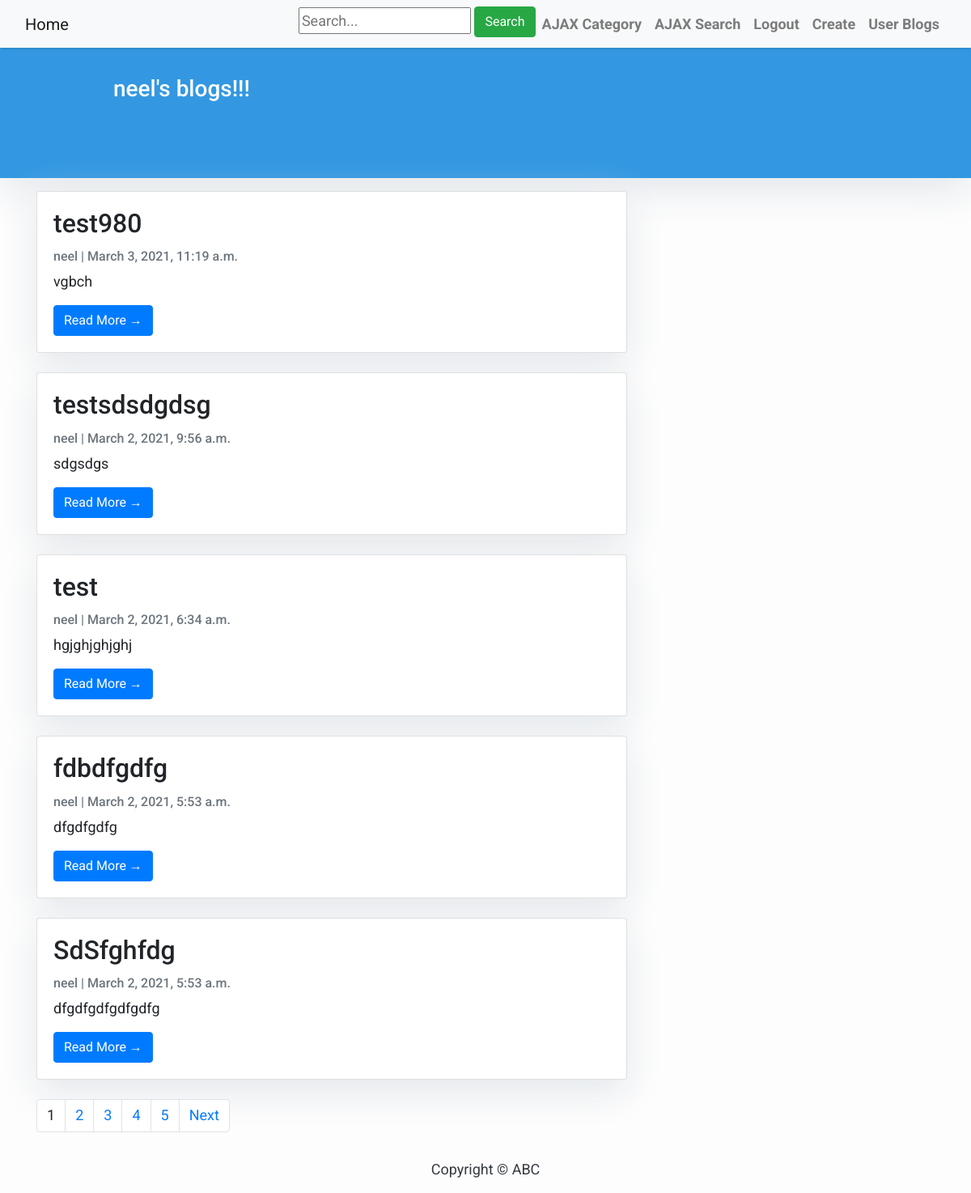
/user_list/ (signed in), run on an earlier commit of the app's database.
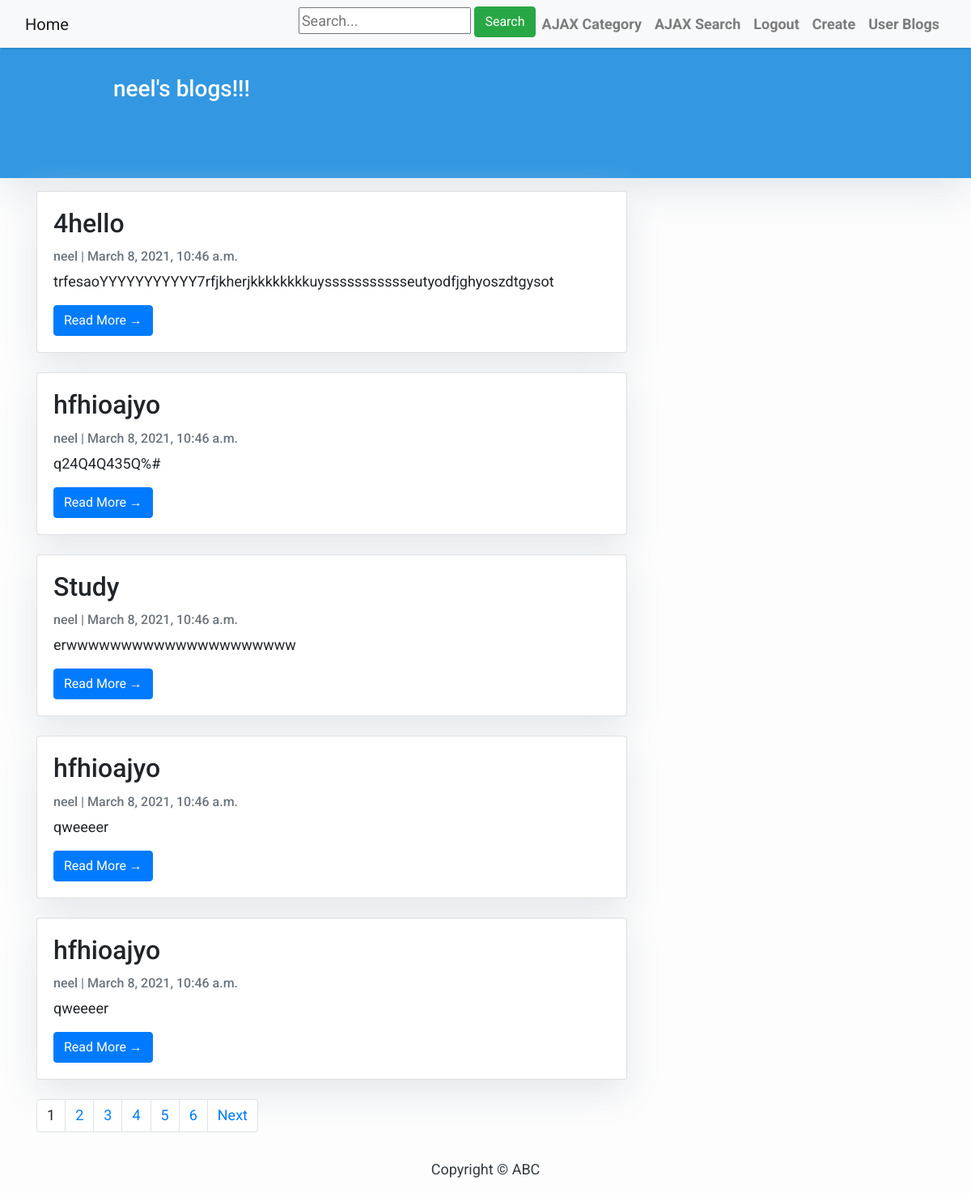
And on a later commit of the database.
### blog/models.py (models this page shows, shortened)
class Post(models.Model):
    title = models.CharField('title for post', max_length=200)
    author = models.ForeignKey(
        User, on_delete=models.CASCADE, related_name='blog_posts')
    updated_on = models.DateTimeField(auto_now=True)
    content = models.TextField()
    category = models.ForeignKey(
        Category, verbose_name="Category", on_delete=models.CASCADE, blank=True, null=True)
    created_on = models.DateTimeField(
        editable=True, auto_now_add=False, default=django.utils.timezone.now())
    slug = models.CharField(max_length=200, unique=True)
    class Meta:
        ordering = ['-created_on']

### blog/views.py (the view)
# urls.py: path(r'user_list/', views.user_list, name='user_list'),
def user_list(request):
    if request.user.is_authenticated:
        data = Post.objects.filter(author=request.user).order_by('-created_on')
        paginator = Paginator(data, 5)
        page_number = request.GET.get('page')
        try:
            blogs = paginator.page(page_number)
        except PageNotAnInteger:
            blogs = paginator.page(1)
        except EmptyPage:
            blogs = paginator.page(paginator.num_pages)
        return (render(request, 'blog/user_list.html', {'data': blogs, 'name': request.user}))
    else:
        return(HttpResponseRedirect('/login/'))

### blog/templates/blog/user_list.html (shortened to what this page needs)
{% extends "blog/base.html" %}
{% block content %}
<header class="masthead">
    <div class="container">
        <div class="row">
            <div class=" col-md-8 col-md-10 mx-auto">
                <div class="site-heading">
                    <h3 class=" site-heading my-4 mt-3 text-white">{{ request.user }}'s blogs!!! </h3>
                    <br><br>
                </div>
            </div>
        </div>
    </div>
</header>
<div class="container">
    <div class="row">
        <div class="col-md-8 mt-3 left">
            {% for post in data %}
            <div class="card mb-4">
                <div class="card-body">
                    <h2 class="card-title">{{ post.title }}</h2>
                    <p class="card-text text-muted h6">{{ post.author }} | {{ post.created_on}} </p>
                    <p class="card-text">{{post.content|slice:":200" }}</p>
                    {%if post.slug%}
                    <a href="{% url 'blog:post_detail' post.slug  %}" class="btn btn-primary">Read More &rarr;</a>
                    {%endif%}
                </div>
            </div>
            {% endfor %}
            <div>
                <span>
                    <ul class="pagination">
                    {% for i in data.paginator.page_range %}
                        {% if data.number == i %}
                            <li class="page-item"><span><a class="page-link">{{i}}</a></span></li>
                        {% else %}
                        <li class="page-item"><a class="page-link" href="?page={{ i }}">{{i}}</a></li>
                        {% endif %}
                    {% endfor %}
                    {% if data.has_next %}
                    <li class="page-item"><a class="page-link" href="?page={{ data.next_page_number }}">Next</a></li>
                    {% endif %}
                </ul>
                </span>
            </div>
        </div>
    </div>
</div>
{%endblock%}

What changed in the data, as far as the page shows it:
removed Post: title "test980", author "neel", created_on "March 3, 2021, 11:19 a.m.", content "vgbch", slug "Read More →"
no longer on this page (row unchanged): Post: title "testsdsdgdsg", author "neel", created_on "March 2, 2021, 9:56 a.m.", content "sdgsdgs", slug "Read More →"
no longer on this page (row unchanged): Post: title "test", author "neel", created_on "March 2, 2021, 6:34 a.m.", content "hgjghjghjghj", slug "Read More →"
no longer on this page (row unchanged): Post: title "fdbdfgdfg", author "neel", created_on "March 2, 2021, 5:53 a.m.", content "dfgdfgdfg", slug "Read More →"
no longer on this page (row unchanged): Post: title "SdSfghfdg", author "neel", created_on "March 2, 2021, 5:53 a.m.", content "dfgdfgdfgdfgdfg", slug "Read More →"
added Post: title "4hello", author "neel", created_on "March 8, 2021, 10:46 a.m.", content "trfesaoYYYYYYYYYYY7rfjkherjkkkkkkkkuyssssssssssseutyodfjghyoszdtgysot", slug "Read More →"
added Post: title "hfhioajyo", author "neel", created_on "March 8, 2021, 10:46 a.m.", content "q24Q4Q435Q%#", slug "Read More →"
added Post: title "Study", author "neel", created_on "March 8, 2021, 10:46 a.m.", content "erwwwwwwwwwwwwwwwwwwwww", slug "Read More →"
added Post: title "hfhioajyo", author "neel", created_on "March 8, 2021, 10:46 a.m.", content "qweeeer", slug "Read More →"
added Post: title "hfhioajyo", author "neel", created_on "March 8, 2021, 10:46 a.m.", content "qweeeer", slug "Read More →"
Also different on the page:
new list line: "6"
